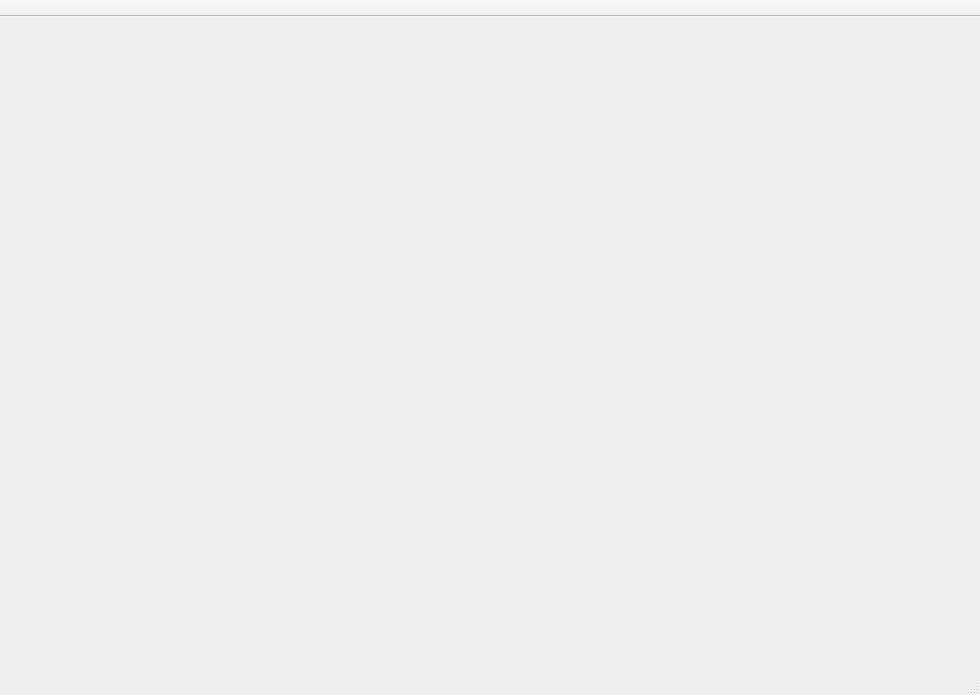
<?xml version="1.0" encoding="UTF-8"?>
<ui version="4.0">
 <class>MainWindow</class>
 <widget class="QMainWindow" name="MainWindow">
  <property name="windowModality">
   <enum>Qt::ApplicationModal</enum>
  </property>
  <property name="geometry">
   <rect>
    <x>0</x>
    <y>0</y>
    <width>980</width>
    <height>695</height>
   </rect>
  </property>
  <property name="sizePolicy">
   <sizepolicy hsizetype="Expanding" vsizetype="Expanding">
    <horstretch>0</horstretch>
    <verstretch>0</verstretch>
   </sizepolicy>
  </property>
  <property name="minimumSize">
   <size>
    <width>980</width>
    <height>695</height>
   </size>
  </property>
  <property name="maximumSize">
   <size>
    <width>980</width>
    <height>695</height>
   </size>
  </property>
  <property name="font">
   <font>
    <family>AR PL UKai CN</family>
   </font>
  </property>
  <property name="windowTitle">
   <string>Lidar</string>
  </property>
  <property name="locale">
   <locale language="Chinese" country="China"/>
  </property>
  <widget class="QWidget" name="centralWidget">
   <widget class="QWidget" name="horizontalLayoutWidget">
    <property name="geometry">
     <rect>
      <x>9</x>
      <y>9</y>
      <width>961</width>
      <height>651</height>
     </rect>
    </property>
    <layout class="QHBoxLayout" name="model_view">
     <property name="sizeConstraint">
      <enum>QLayout::SetFixedSize</enum>
     </property>
    </layout>
   </widget>
  </widget>
  <widget class="QStatusBar" name="statusBar"/>
  <widget class="QToolBar" name="toolBar">
   <property name="windowTitle">
    <string>toolBar</string>
   </property>
   <property name="movable">
    <bool>false</bool>
   </property>
   <attribute name="toolBarArea">
    <enum>TopToolBarArea</enum>
   </attribute>
   <attribute name="toolBarBreak">
    <bool>false</bool>
   </attribute>
  </widget>
 </widget>
 <layoutdefault spacing="6" margin="11"/>
 <resources/>
 <connections/>
</ui>
